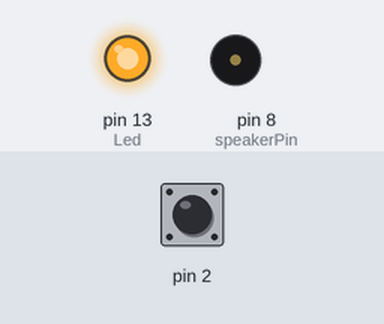
Simulated run of this sketch. Board: Arduino Uno, built with avr-gcc and run on an emulated ATmega328P. Parts: output pins drawn as LEDs (lit = HIGH), buzzer (waves = sounding). Inputs (shaded band) come from the test bench; at power-on: pin 2 HIGH.

Above: at 1.04 s.
1.3 s: pin 2 pulled LOW for 0.15 s
At 1.96 s:
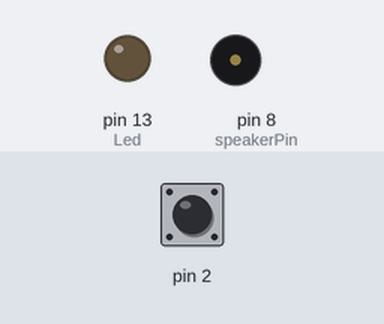
4.3 s: pin 2 pulled LOW for 1 s
At 4.45 s:
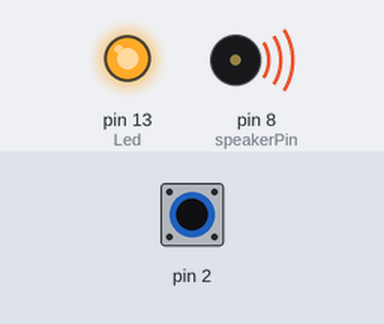
7.3 s: pin 2 pulled LOW for 3.2 s
At 7.76 s:
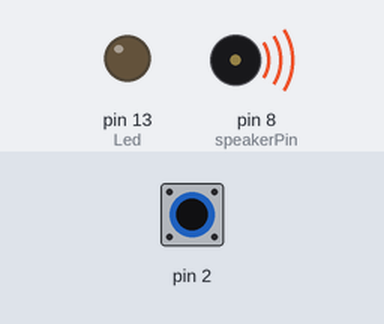
Timing chart, 0 to 18.0 s (numbered marks = the images above; inputs shaded):
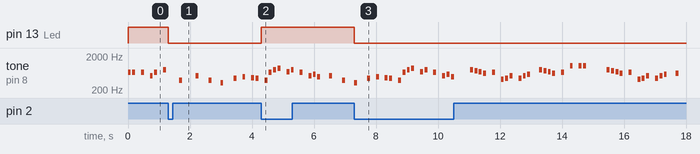

Measured:
- after the input at 1.3 s, pin 13 (Led): HIGH → LOW at once
- after the input at 4.3 s, pin 13 (Led): LOW → HIGH at once
- after the input at 7.3 s, pin 13 (Led): HIGH → LOW at once
- by itself, tone on pin 8 (speakerPin): plays 440 Hz for 0.10 s, 493 Hz for 0.10 s, 466 Hz for 0.10 s, 440 Hz for 0.10 s, 391 Hz for 0.10 s, 659 Hz for 0.10 s … (45 notes in this stretch)

The sketch:

mario_iterrupcion.ino
```cpp
// (licence header left out)
int speakerPin = 8;
int Led = 13;

char notas_mario[] = "EE E CE G  g  C  g e  a b ia gEGA FG E CDb C  g e  a b ia gEGA FG E CDb  GNFR E uaC aCD GNFR E 1 11   GNFR E uaC aCD L  D C   CC C CD EC ag  CC C CDE  CC C CD EC ag  EE E CE G  g  C  g e  a b ia gEGA FG E CDb C  g e  a b ia gEGA FG E CDb EC g u aF Fa  bAAAGFEC ag  EC g u aF Fa  bF FFEDCe ec  "; // a space represents a rest
float ritmos_mario[] = { 1, 1, 1, 1, 1, 1, 1, 1, 1, 1, 2, 1, 1, 2, 1, 1, 1, 1, 2, 1, 1, 1, 1, 1, 1, 1, 1, 1, 1, 1, 1, 1, 1, 1, 1, 1, 1, 1, 1, 1, 1, 1, 2, 1, 1, 1, 1, 2, 1, 1, 1, 1, 1, 1, 1, 1, 1, 1, 1, 1, 1, 1, 1, 1, 1, 1, 1, 1, 1, 1, 1, 2, //Page 1
                2, 1, 1, 1, 1, 1, 1, 1, 1, 1, 1, 1, 1, 1, 1, 2, 1, 1, 1, 1, 1, 1, 1, 1, 1, 1, 1, 1, 2, 2, 1, 1, 1, 1, 1, 1, 1, 1, 1, 1, 1, 1, 1, 1, 2, 1, 1, 1, 1, 2, 1, 1, 2, 4, //Page 2
                1, 1, 1, 1, 1, 1, 1, 1, 1, 1, 1, 1, 1, 1, 2, 1, 1, 1, 1, 1, 1, 1, 1, 4, 4, 1, 1, 1, 1, 1, 1, 1, 1, 1, 1, 1, 1, 1, 1, 2, 1, 1, 1, 1, 1, 1, 1, 1, 1, 1, 2, 1, 1, 2, //Page4
                1, 1, 1, 1, 2, 1, 1, 1, 1, 1, 1, 1, 1, 1, 1, 1, 1, 1, 1, 1, 1, 1, 1, 1, 1, 1, 1, 1, 2, 1, 1, 1, 1, 2, 1, 1, 1, 1, 1, 1, 1, 1, 1, 1, 1, 1, 1, 1, 1, 1, 1, 1, 1, 1, 1, 1, 1, 2, //Page 5
                1, 1, 1, 1, 2, 1, 1, 1, 1, 1, 1, 1, 1, 2, 1.3, 1.3, 1.3, 1.3, 1.3, 1.3, 1, 1, 1, 1, 1, 1, 2, 1, 1, 1, 1, 2, 1, 1, 1, 1, 1, 1, 1, 1, 2, 1, 1, 1, 1, 1.3, 1.3, 1.3, 1, 1, 1, 1, 1, 1, 2 }; //Page 6

int tiempo = 95;

/**********************************************************************************************************
 *  Nombre:      Setup
 *  Retornos:    Nada
 *  Parametros:  Nada
 *  Descripcion: Función de configuración.
**********************************************************************************************************/

void setup() {
  pinMode(speakerPin, OUTPUT);
  pinMode(Led, OUTPUT);
  pinMode(2, INPUT_PULLUP);
  attachInterrupt(0, inter , FALLING);
  digitalWrite(Led, HIGH);
}

/**********************************************************************************************************
 *  Nombre:      Loop
 *  Retorna:     Nada
 *  Parametros:  Nada
 *  Descripcion: Loop general.
 **********************************************************************************************************/
void loop() {
  for (int i = 0; i < sizeof(notas_mario); i++) {
    if (notas_mario[i] == ' ') {
      delay(ritmos_mario[i] * tiempo);
    } else {

      playNote( speakerPin, notas_mario[i], ritmos_mario[i] * tiempo);
    }
    delay(tiempo / 2);
  }
}

 /**********************************************************************************************************
 *  Nombre:      Inter
 *  Retornos:    Nada
 *  Parametros:  Nada
 *  Descripcion: Funcion de interrupcion, permite prender y apagar un led sin afectar la musica
**********************************************************************************************************/

 void inter( )
{
  digitalWrite(Led, (digitalRead(Led))^1);

}

/**********************************************************************************************************
 *  Nombre:      playNote
 *  Retorna:     Nada
 *  Parametros:  int pin: pin donde se conecta el speaker
 *               char nota_char: nombre de la nota
 *               int duracion: beats en que la nota permanece activa
 *  Descripcion: Toca la nota segun el nombre y el tiempo dado
 **********************************************************************************************************/

void playNote(int pin ,char nota_char, int duracion) {
//                    do   do/s  re  re/s  mi  fa   fa/s sol sol/s la   la/s  do
  char nombres[] = { ' ',  '!', '2', '3', '4', '5', '6', '7', '8', '9', '0', '-', '=', 'c', 'd', 'e', 'f', 'g', 'a', 'b', 'C', 'D', 'E', 'F', 'G', 'A', 'B', 'i', 'N', 'R', 'u',  '1', 'L', 'k'}; // [i = b flat] [N = G flat] [R = D#] [u = g#] [1 = C oct. 5] [L = E flat]
  int notas[] =  {   0, 1046, 138, 146, 155, 164, 174, 184, 195, 207, 220, 233, 246, 261, 293, 329, 349, 391, 440, 493, 523, 587, 659, 698, 783, 880, 987, 466, 740, 622, 415, 1046, 622u, 227};

  for (int i = 0; i < 34; i++) {
    if (nombres[i] == nota_char) {
        tone(pin, notas[i]);
        delay(duracion);
        noTone(pin);
    }
  }
}
```
